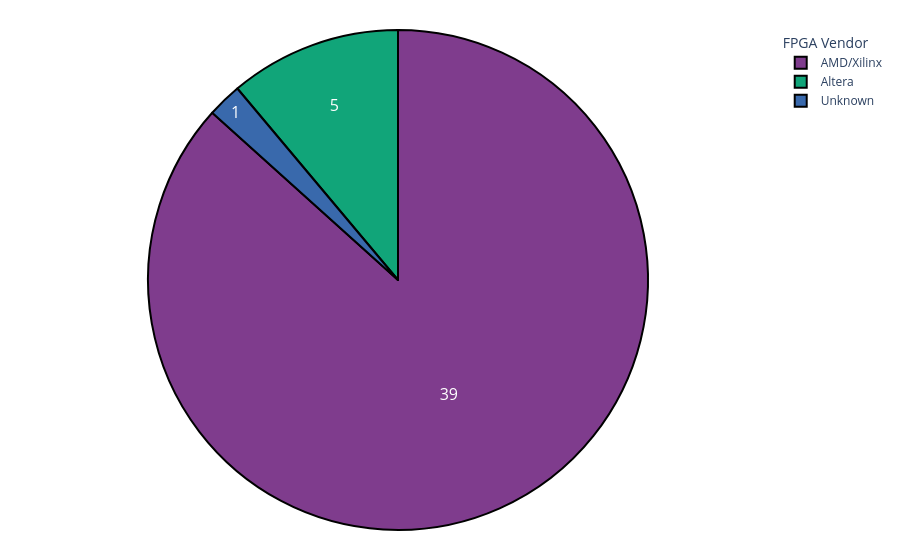

Notebook code cell kept with this figure:
### Code cell
# Replace None values with "Unknown" for better visualization
tmp_df = research_df['FPGA\nVendor'].fillna("Unknown")
pie_chart(tmp_df, 'FPGA\nVendor', 'Distribution of FPGA Vendors per Paper', textinfo='value')

### Figure 1 — Plotly figure (JSON) as saved in the notebook; plotly's stock layout.template omitted (floating-point values rounded to 4 significant figures)
{"data": [{"domain": {"x": [0, 1], "y": [0, 1]}, "hole": 0, "hovertemplate": "FPGA\nVendor=%{label}<extra></extra>", "labels": ["AMD/Xilinx", "AMD/Xilinx", "Unknown", "AMD/Xilinx", "AMD/Xilinx", "AMD/Xilinx", "AMD/Xilinx", "AMD/Xilinx", "AMD/Xilinx", "Altera", "AMD/Xilinx", "Altera", "AMD/Xilinx", "Altera", "AMD/Xilinx", "AMD/Xilinx", "AMD/Xilinx", "AMD/Xilinx", "AMD/Xilinx", "AMD/Xilinx", "AMD/Xilinx", "AMD/Xilinx", "AMD/Xilinx", "AMD/Xilinx", "AMD/Xilinx", "AMD/Xilinx", "Altera", "AMD/Xilinx", "AMD/Xilinx", "AMD/Xilinx", "AMD/Xilinx", "AMD/Xilinx", "Altera", "AMD/Xilinx", "AMD/Xilinx", "AMD/Xilinx", "AMD/Xilinx", "AMD/Xilinx", "AMD/Xilinx", "AMD/Xilinx", "AMD/Xilinx", "AMD/Xilinx", "AMD/Xilinx", "AMD/Xilinx", "AMD/Xilinx"], "legendgroup": "", "marker": {"line": {"color": "#000000", "width": 2}}, "name": "", "showlegend": true, "textfont": {"size": 16}, "textinfo": "value", "type": "pie"}], "layout": {"legend": {"title": {"text": "FPGA\nVendor"}, "tracegroupgap": 0}, "margin": {"b": 30, "l": 30, "r": 30, "t": 30}, "piecolorway": ["rgb(127, 60, 141)", "rgb(17, 165, 121)", "rgb(57, 105, 172)", "rgb(242, 183, 1)", "rgb(231, 63, 116)", "rgb(128, 186, 90)", "rgb(230, 131, 16)", "rgb(0, 134, 149)", "rgb(207, 28, 144)", "rgb(249, 123, 114)", "rgb(165, 170, 153)"]}}
